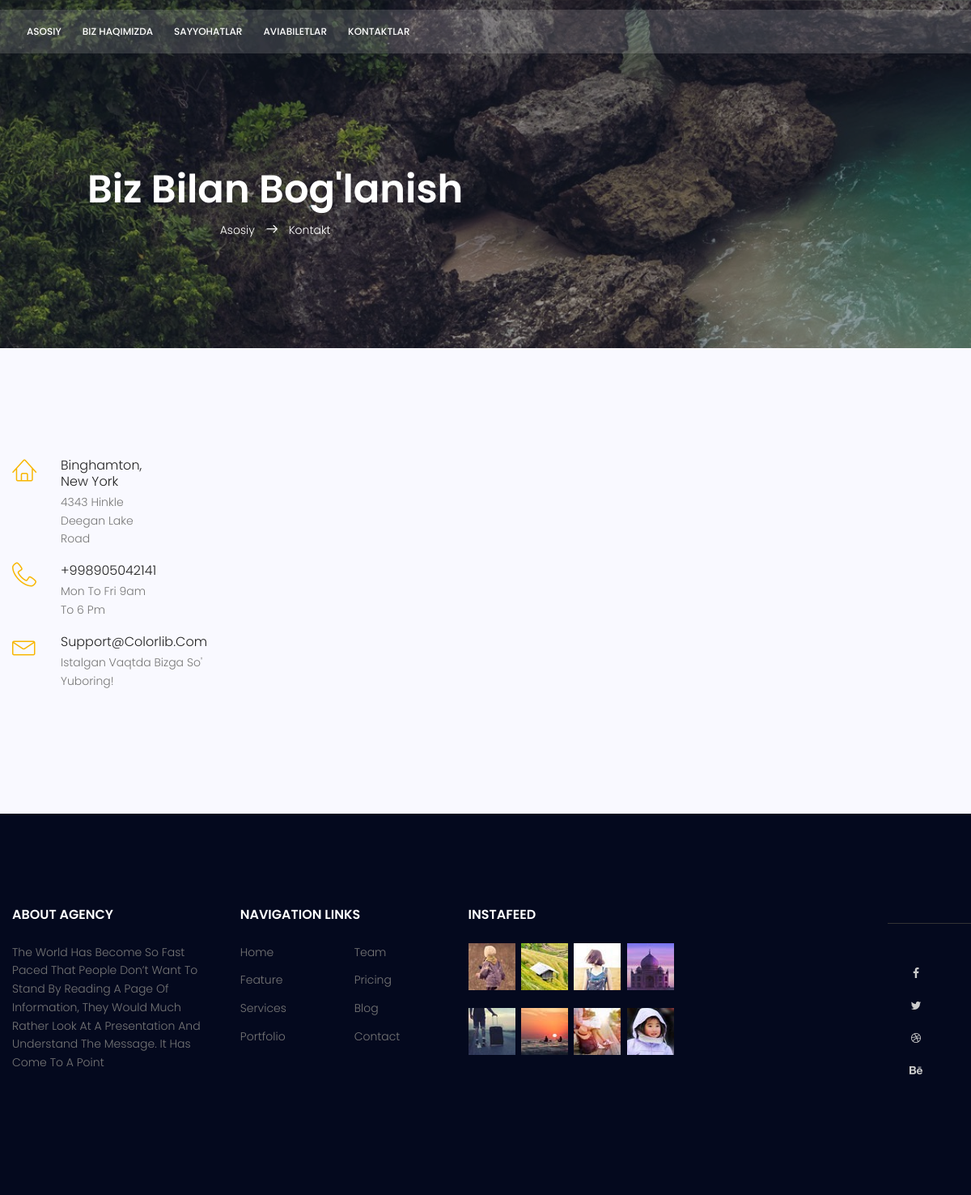
Page /contact/ on the committed database.
### blog/models.py (models this page shows)
class Contacts(models.Model):
    location = models.CharField(max_length=100)
    home_numb = models.CharField(max_length=100)
    numb_phone= models.CharField(max_length=50)
    data_works = models.CharField(max_length=50)
    email = models.EmailField()

### blog/views.py (the view)
# urls.py: path('contact/',contact, name='contact'),
def contact(request):
    post = Contacts.objects.get(pk=1)
    context = {
        'post':post
    }
    return render(request,'contact.html',context=context)

### templates/contact.html
{%extends 'base.html'%}
{% load static %}
{% block content%}
			<section class="relative about-banner">
				<div class="overlay overlay-bg"></div>
				<div class="container">
					<div class="row d-flex align-items-center justify-content-center">
						<div class="about-content col-lg-12">
							<h1 class="text-white">
								Biz bilan bog'lanish
							</h1>
							<p class="text-white link-nav"><a href="{% url 'home'%}">Asosiy </a>  <span class="lnr lnr-arrow-right"></span>  <a href="{% url 'contact' %}"> Kontakt</a></p>
						</div>
					</div>
				</div>
			</section>
			<section class="contact-page-area section-gap">
				<div class="container">
					<div class="row">
						<div class="col-lg-4 d-flex flex-column address-wrap">
							<div class="single-contact-address d-flex flex-row">
								<div class="icon">
									<span class="lnr lnr-home"></span>
								</div>
								<div class="contact-details">
									<h5>{{post.location}}</h5>
									<p>
										{{post.home_numb}}
									</p>
								</div>
							</div>
							<div class="single-contact-address d-flex flex-row">
								<div class="icon">
									<span class="lnr lnr-phone-handset"></span>
								</div>
								<div class="contact-details">
									<h5>{{post.numb_phone}}</h5>
									<p>{{post.data_works}}</p>
								</div>
							</div>
							<div class="single-contact-address d-flex flex-row">
								<div class="icon">
									<span class="lnr lnr-envelope"></span>
								</div>
								<div class="contact-details">
									<h5>{{post.email}}</h5>
									<p>Istalgan vaqtda bizga so'<rovingizni></rovingizni> yuboring!</p>
								</div>
							</div>
						</div>
					</div>
				</div>
			</section>
{%endblock%}

### templates/css/main.css (style rules this page uses)
body { color: #777777; font-family: "Poppins", sans-serif; font-size: 14px; font-weight: 300; line-height: 1.625em; position: relative; }
a { -webkit-transition: all 0.3s ease 0s; -moz-transition: all 0.3s ease 0s; -o-transition: all 0.3s ease 0s; transition: all 0.3s ease 0s; }
a, a:focus, a:hover { text-decoration: none; outline: 0; }
h1, h2, h3, h4, h5, h6 { font-family: "Poppins", sans-serif; color: #222222; line-height: 1.2em !important; margin-bottom: 0; margin-top: 0; font-weight: 600; }
h1, .h1 { font-size: 36px; }
h5, .h5 { font-size: 16px; }
.text-white { color: #fff; }
.flex-column { -webkit-box-direction: normal; -webkit-box-orient: vertical; -webkit-flex-direction: column; -moz-flex-direction: column; -ms-flex-direction: column; flex-direction: column; }
.relative { position: relative; }
.overlay { position: absolute; left: 0; right: 0; top: 0; bottom: 0; }
h1 { font-size: 36px; }
h5 { font-size: 16px; }
h1, h2, h3, h4, h5, h6 { line-height: 1.5em; }
.section-gap { padding: 120px 0; }
.link-nav { margin-top: 10px; margin-bottom: 0px; }
.about-banner { background: url(../img/top-banner.jpg) center; background-size: cover; }
.about-banner .overlay-bg { background: rgba(4, 9, 30, 0.4); }
.about-content { margin-top: 70px; padding: 90px 0px; text-align: center; }
.about-content h1 { font-size: 48px; font-weight: 600; }
.about-content a { color: #fff; font-weight: 300; font-size: 14px; }
.about-content .lnr { margin: 0px 10px; font-weight: 600; }
.contact-page-area { background: #f9f9ff; }
.contact-page-area .address-wrap .single-contact-address { margin-bottom: 8px; }
.contact-page-area .address-wrap .single-contact-address h5 { font-weight: 300; font-size: 16px; margin-bottom: 5px; }
.contact-page-area .address-wrap .single-contact-address .lnr { font-size: 30px; font-weight: 500; color: #f8b600; margin-right: 30px; }

### templates/css/tour.css (style rules this page uses)
html, body { height: 100%; width: 100%; margin: 0; font-family: 'Roboto', sans-serif; }
.container { max-width: 1200px; margin: 0 auto; padding: 15px; display: flex; }

### templates/css/avia.css (style rules this page uses)
* { font-family: 'Poppins', sans-serif; margin: 0; padding: 0; -webkit-box-sizing: border-box; box-sizing: border-box; outline: none; border: none; text-decoration: none; text-transform: capitalize; -webkit-transition: all .2s linear; transition: all .2s linear; }
html { font-size: 62.5%; overflow-x: hidden; scroll-behavior: smooth; scroll-padding-top: 9rem; }
body { background: #111; overflow-x: hidden; }
section { padding: 3rem 9%; }

### rows in the picture
Contacts: location "Binghamton, New York", home_numb "4343 Hinkle Deegan Lake Road", numb_phone "+998905042141", data_works "Mon To Fri 9am To 6 Pm", email "Support@colorlib.com"
